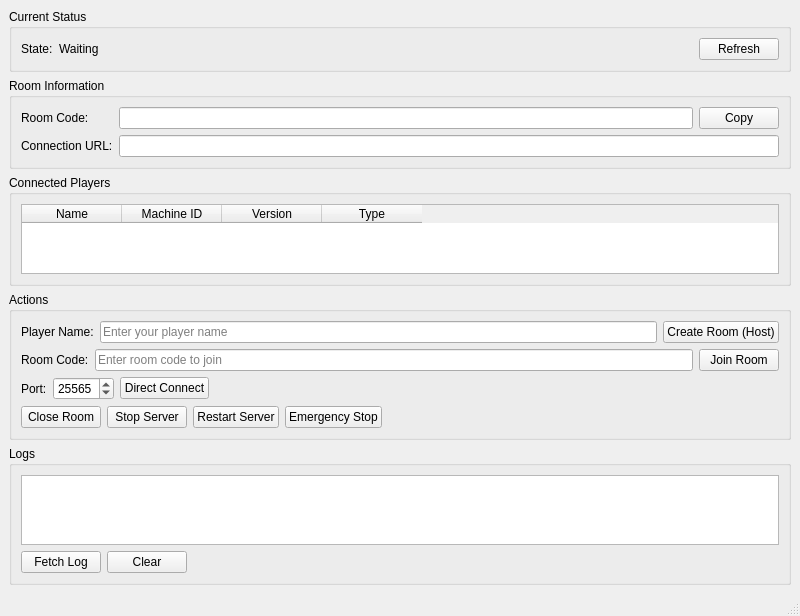
<?xml version="1.0" encoding="UTF-8"?>
<ui version="4.0">
 <class>TerracottaOnlinePanel</class>
 <widget class="QMainWindow" name="TerracottaOnlinePanel">
  <property name="geometry">
   <rect>
    <x>0</x>
    <y>0</y>
    <width>800</width>
    <height>600</height>
   </rect>
  </property>
  <property name="windowTitle">
   <string>Terracotta Online Panel</string>
  </property>
  <widget class="QWidget" name="centralWidget">
   <layout class="QVBoxLayout" name="verticalLayout_main">
    <item>
     <widget class="QGroupBox" name="groupBox_status">
      <property name="title">
       <string>Current Status</string>
      </property>
      <layout class="QHBoxLayout" name="horizontalLayout_status">
       <item>
        <widget class="QLabel" name="label_state">
         <property name="text">
          <string>State:</string>
         </property>
        </widget>
       </item>
       <item>
        <widget class="QLabel" name="label_state_value">
         <property name="text">
          <string>Waiting</string>
         </property>
        </widget>
       </item>
       <item>
        <spacer name="horizontalSpacer_status">
         <property name="orientation">
          <enum>Qt::Horizontal</enum>
         </property>
         <property name="sizeHint" stdset="0">
          <size>
           <width>0</width>
           <height>0</height>
          </size>
         </property>
        </spacer>
       </item>
       <item>
        <widget class="QPushButton" name="pushButton_refresh">
         <property name="text">
          <string>Refresh</string>
         </property>
        </widget>
       </item>
      </layout>
     </widget>
    </item>
    <item>
     <widget class="QGroupBox" name="groupBox_room">
      <property name="title">
       <string>Room Information</string>
      </property>
      <layout class="QGridLayout" name="gridLayout_room">
       <item row="0" column="0">
        <widget class="QLabel" name="label_room_code">
         <property name="text">
          <string>Room Code:</string>
         </property>
        </widget>
       </item>
       <item row="0" column="1">
        <widget class="QLineEdit" name="lineEdit_room_code">
         <property name="readOnly">
          <bool>true</bool>
         </property>
        </widget>
       </item>
       <item row="0" column="2">
        <widget class="QPushButton" name="pushButton_copy_code">
         <property name="text">
          <string>Copy</string>
         </property>
        </widget>
       </item>
       <item row="1" column="0">
        <widget class="QLabel" name="label_url">
         <property name="text">
          <string>Connection URL:</string>
         </property>
        </widget>
       </item>
       <item row="1" column="1" colspan="2">
        <widget class="QLineEdit" name="lineEdit_url">
         <property name="readOnly">
          <bool>true</bool>
         </property>
        </widget>
       </item>
      </layout>
     </widget>
    </item>
    <item>
     <widget class="QGroupBox" name="groupBox_players">
      <property name="title">
       <string>Connected Players</string>
      </property>
      <layout class="QVBoxLayout" name="verticalLayout_players">
       <item>
        <widget class="QTableWidget" name="tableWidget_players">
         <property name="editTriggers">
          <set>QAbstractItemView::NoEditTriggers</set>
         </property>
         <property name="selectionMode">
          <set>QAbstractItemView::SingleSelection</set>
         </property>
         <property name="selectionBehavior">
          <set>QAbstractItemView::SelectRows</set>
         </property>
         <column>
          <property name="text">
           <string>Name</string>
          </property>
         </column>
         <column>
          <property name="text">
           <string>Machine ID</string>
          </property>
         </column>
         <column>
          <property name="text">
           <string>Version</string>
          </property>
         </column>
         <column>
          <property name="text">
           <string>Type</string>
          </property>
         </column>
        </widget>
       </item>
      </layout>
     </widget>
    </item>
    <item>
     <widget class="QGroupBox" name="groupBox_actions">
      <property name="title">
       <string>Actions</string>
      </property>
      <layout class="QVBoxLayout" name="verticalLayout_actions">
       <item>
        <layout class="QHBoxLayout" name="horizontalLayout_host">
         <item>
          <widget class="QLabel" name="label_player_name">
           <property name="text">
            <string>Player Name:</string>
           </property>
          </widget>
         </item>
         <item>
          <widget class="QLineEdit" name="lineEdit_player_name">
           <property name="placeholderText">
            <string>Enter your player name</string>
           </property>
          </widget>
         </item>
         <item>
          <widget class="QPushButton" name="pushButton_host">
           <property name="text">
            <string>Create Room (Host)</string>
           </property>
          </widget>
         </item>
        </layout>
       </item>
       <item>
        <layout class="QHBoxLayout" name="horizontalLayout_join">
         <item>
          <widget class="QLabel" name="label_join_code">
           <property name="text">
            <string>Room Code:</string>
           </property>
          </widget>
         </item>
         <item>
          <widget class="QLineEdit" name="lineEdit_join_code">
           <property name="placeholderText">
            <string>Enter room code to join</string>
           </property>
          </widget>
         </item>
         <item>
          <widget class="QPushButton" name="pushButton_join">
           <property name="text">
            <string>Join Room</string>
           </property>
          </widget>
         </item>
        </layout>
       </item>
       <item>
        <layout class="QHBoxLayout" name="horizontalLayout_direct">
         <item>
          <widget class="QLabel" name="label_port">
           <property name="text">
            <string>Port:</string>
           </property>
          </widget>
         </item>
         <item>
          <widget class="QSpinBox" name="spinBox_port">
           <property name="minimum">
            <number>1</number>
           </property>
           <property name="maximum">
            <number>65535</number>
           </property>
           <property name="value">
            <number>25565</number>
           </property>
          </widget>
         </item>
         <item>
          <widget class="QPushButton" name="pushButton_direct">
           <property name="text">
            <string>Direct Connect</string>
           </property>
          </widget>
         </item>
         <item>
          <spacer name="horizontalSpacer_direct">
           <property name="orientation">
            <enum>Qt::Horizontal</enum>
           </property>
           <property name="sizeHint" stdset="0">
            <size>
             <width>0</width>
             <height>0</height>
            </size>
           </property>
          </spacer>
         </item>
        </layout>
       </item>
       <item>
        <layout class="QHBoxLayout" name="horizontalLayout_close_room">
         <item>
          <widget class="QPushButton" name="pushButton_close_room">
           <property name="text">
            <string>Close Room</string>
           </property>
           <property name="toolTip">
            <string>Stop hosting and return to idle (keeps server running)</string>
           </property>
          </widget>
         </item>
         <item>
          <widget class="QPushButton" name="pushButton_stop_server">
           <property name="text">
            <string>Stop Server</string>
           </property>
           <property name="toolTip">
            <string>Gracefully stop the Terracotta server</string>
           </property>
          </widget>
         </item>
         <item>
          <widget class="QPushButton" name="pushButton_restart">
           <property name="text">
            <string>Restart Server</string>
           </property>
          </widget>
         </item>
         <item>
          <widget class="QPushButton" name="pushButton_panic">
           <property name="text">
            <string>Emergency Stop</string>
           </property>
           <property name="toolTip">
            <string>Forcefully stop all connections (use only if needed)</string>
           </property>
          </widget>
         </item>
         <item>
          <spacer name="horizontalSpacer_cancel">
           <property name="orientation">
            <enum>Qt::Horizontal</enum>
           </property>
           <property name="sizeHint" stdset="0">
            <size>
             <width>0</width>
             <height>0</height>
            </size>
           </property>
          </spacer>
         </item>
        </layout>
       </item>
      </layout>
     </widget>
    </item>
    <item>
     <widget class="QGroupBox" name="groupBox_logs">
      <property name="title">
       <string>Logs</string>
      </property>
      <layout class="QVBoxLayout" name="verticalLayout_logs">
       <item>
        <widget class="QPlainTextEdit" name="plainTextEdit_logs">
         <property name="readOnly">
          <bool>true</bool>
         </property>
        </widget>
       </item>
       <item>
        <layout class="QHBoxLayout" name="horizontalLayout_log_buttons">
         <item>
          <widget class="QPushButton" name="pushButton_fetch_log">
           <property name="text">
            <string>Fetch Log</string>
           </property>
          </widget>
         </item>
         <item>
          <widget class="QPushButton" name="pushButton_clear_log">
           <property name="text">
            <string>Clear</string>
           </property>
          </widget>
         </item>
         <item>
          <spacer name="horizontalSpacer_log">
           <property name="orientation">
            <enum>Qt::Horizontal</enum>
           </property>
           <property name="sizeHint" stdset="0">
            <size>
             <width>0</width>
             <height>0</height>
            </size>
           </property>
          </spacer>
         </item>
        </layout>
       </item>
      </layout>
     </widget>
    </item>
   </layout>
  </widget>
  <widget class="QStatusBar" name="statusBar"/>
 </widget>
 <resources/>
 <connections/>
</ui>
